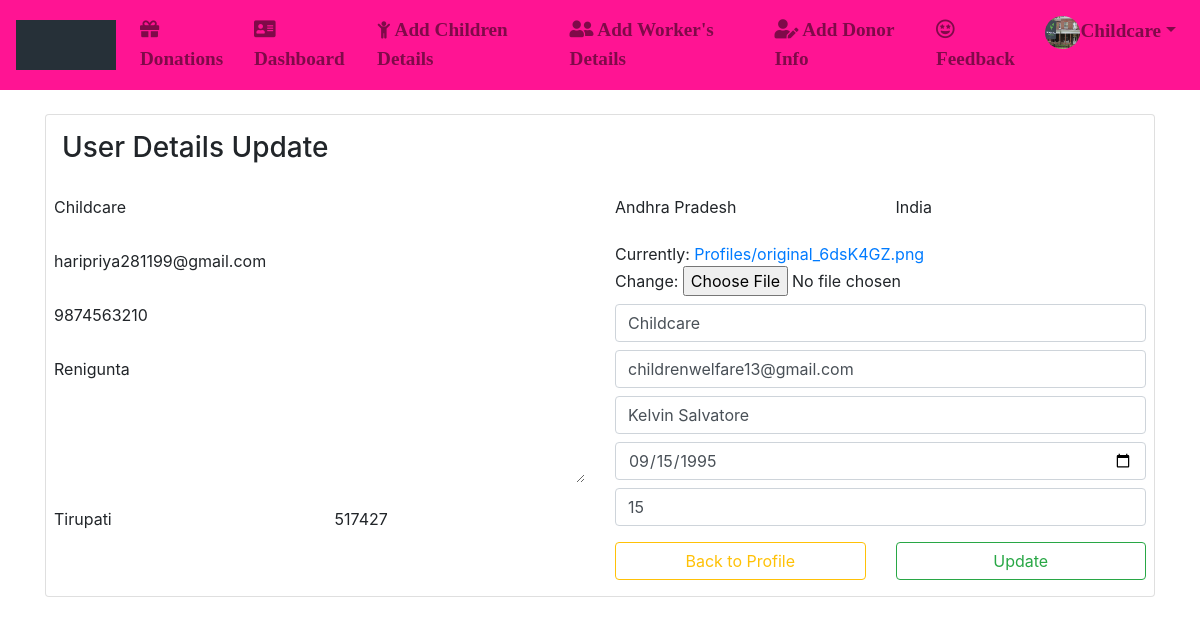
The page /upfle/ (signed in) on the database its author committed.
### App/models.py (models this page shows)
class User(AbstractUser):
	img= models.ImageField(upload_to='Profiles/',default="profile.png")
	dob=models.DateField(null=True,blank=True)
	g=[('Male','Male'),('Female','Female')]
	gender=models.CharField(max_length=10,choices=g,null=True,blank=True)
	ph_no=models.CharField(max_length=10)
	pan_no=models.CharField(max_length=10,null=True,blank=True)
	address=models.CharField(max_length=100)
	postal_code=models.CharField(max_length=7)
	city=models.CharField(max_length=20)
	state=models.CharField(max_length=20,default='Andhra Pradesh')
	country=models.CharField(max_length=20,default='India')
	idgen = models.TextField(blank=True)
	p=[(1,'Donor'),(2,'Organisation'),(3,'Guest')]
	role=models.IntegerField(choices=p,default=3)

class Orgdetails(models.Model):
	org_name=models.CharField(max_length=50,default="Organisation Name")
	org_email=models.EmailField(max_length=50)
	found_name=models.CharField(max_length=50,default="Founder Name")
	est_date=models.DateField(null=True)
	no_of_childrens=models.IntegerField(default=0)
	us=models.OneToOneField(User,on_delete=models.CASCADE)

### App/views.py (the view, shortened to what this page needs)
# urls.py: path('upfle/',views.updpfle,name="upf"),
def updpfle(request):
	f = User.objects.get(id=request.user.id)
	v = Orgdetails.objects.get(us_id=request.user.id)
	z = PrfUpd(instance=f)
	s = OrgForm(instance=v)
	return render(request,'html/updpfle.html',{'x':z,'k':s})

### App/forms.py
class OrgForm(forms.ModelForm):
	class Meta:
		model = Orgdetails
		fields = ["org_name","org_email","found_name","est_date","no_of_childrens"]
		widgets = {
		"org_name":forms.TextInput(attrs={
			"class":"form-control my-2",
			}),
		"org_email":forms.EmailInput(attrs={
			"class":"form-control my-2",
			"placeholder":"Enter the Organisation Email",
			}),
		"found_name":forms.TextInput(attrs={
			"class":"form-control my-2",
			}),
		"est_date":forms.DateInput(attrs={
			"class":"form-control my-2",
			"type":"date",
			}),
		"no_of_childrens":forms.NumberInput(attrs={
			"class":"form-control",
			}),
		}

### App/templates/html/updpfle.html (shortened to what this page needs)
{% extends 'html/base.html' %}
{% block content %}
<div class="container mt-4">
  <div class="card">
  	<h3 class="m-3">User Details Update</h3>
  	<form method="post" enctype="multipart/form-data" class="mx-2">
  		<div class="row">
  			<div class="col">
  			{% for n in x %}
  				{% if forloop.counter == 1 %}
  				<div class="row">
  					<div class="col">
  						<td>{{n}}</td>
  					</div>
  				</div>
  				{% elif forloop.counter == 2 %}
  				<div class="row">
  					<div class="col">
  						<td>{{n}}</td>
  					</div>
  				</div>
  				{% elif forloop.counter == 3 %}
			<div class="row">
				{% if user.role == 1 or user.role == 3 %}
				<div class="col">
					<td>{{n}}</td>
				</div>
				{% endif %}
				{% elif forloop.counter == 4 %}
				{% if user.role == 1 or user.role == 3%}
				<div class="col">
					<td>{{n}}</td>
				</div>
				{% endif %}
			</div>
			{% elif forloop.counter == 5 %}
			<div class="row">
				<div class="col">
					<td>{{n}}</td>
				</div>
				{% elif forloop.counter == 6 %}
			</div>
			{% elif forloop.counter == 7 %}
			<div class="row">
				<div class="col">
					<td>{{n}}</td>
				</div>
			</div>
			{% elif forloop.counter == 8 %}
  			<div class="row">
  				<div class="col">
  					<td>{{n}}</td>
  				</div>
  				{% elif forloop.counter == 9 %}
  				<div class="col">
  					<td>{{n}}</td>
  				</div>
  			</div>
  			{% endif %}
  			{% endfor %}
  		</div>
  		<div class="col">
  			{% for n in x %}
  			{% if forloop.counter == 10 %}
  			<div class="row">
  				<div class="col">
  					<td>{{n}}</td>
  				</div>
  				{% elif forloop.counter == 11 %}
  				<div class="col">
  					<td>{{n}}</td>
  				</div>
  			</div>
  			{% elif forloop.counter == 12 %}
        <div class="row my-2">
          <div class="col">
            <td>{{n}}</td>
          </div>
        </div>
  			{% endif %}
  			{% endfor %}
  			{% for c in k %}
  			<td>{{c}}</td>
  			{% endfor %}
  			<div class="row">
  				<div class="col">
  					<a href="{% url 'pf' %}" class="btn btn-outline-warning my-3 col-sm">Back to Profile</a>
  				</div>
  				<div class="col">
  					<input type="submit" value="Update" class="btn btn-outline-success my-3 col-sm">
  				</div>
  			</div>
  		</div>
  	</div>
  	</form>
  </div>
</div>
{% endblock %}

### App/templates/html/navbar.html (shortened to what this page needs)
{% load static %}
<link rel="stylesheet" href="https://use.fontawesome.com/releases/v5.7.0/css/all.css">
<link rel="stylesheet" href="https://cdnjs.cloudflare.com/ajax/libs/font-awesome/4.7.0/css/font-awesome.min.css">
<nav class="navbar navbar-expand-md navbar-light" style="background-color:#FF1493;">
  <a class="navbar-brand" href="{% url 'hm' %}"> <img src="{% static 'images/gif.gif' %}" alt="logo" style="width:100px;height:50px">
</a>
  <div style="font-family:Garamond;font-weight:bold;font-size: 120%;">
  <div class="collapse navbar-collapse" id="collapsibleNavbar">
    <ul class="navbar-nav">
      {% if not user.is_authenticated %}
      <li class="nav-item">
        <a class="nav-link" href="{% url 'hm' %}"><i class="fas fa-home"></i> Home</a>
      </li>
      <li class="nav-item">
        <a class="nav-link" href="{% url 'rg' %}"><i class='fas fa-user-plus'></i> Register Here</a>
      </li>
      <li class="nav-item">
        <a class="nav-link disabled" href="{% url 'lg' %}"><i class="fas fa-address-card"></i> Login</a>
      </li>
{% elif user.role == 2 %}
      <li class="nav-item">
        <a class="nav-link" href="{% url 'vi' %}"><i class='fas fa-gift'></i> Donations</a>
      </li>
      <li class="nav-item">
        <a class="nav-link" href="{% url 'dash' %}"><i class='fas fa-address-card'></i> Dashboard</a>
      </li>
      <li class="nav-item">
        <a class="nav-link" href="{% url 'ci' %}"><i class="fa fa-child"></i> Add Children Details</a>
      </li>
      <li class="nav-item">
        <a class="nav-link" href="{% url 'wi' %}"><i class='fas fa-user-friends'></i> Add Worker's Details</a>
      </li>
      <li class="nav-item">
        <a class="nav-link" href="{% url 'di' %}"><i class='fas fa-user-edit'></i> Add Donor Info</a>
      </li>
      <li class="nav-item">
      <a class="nav-link" href="{% url 'fb' %}"><i class='far fa-grin-stars'></i> Feedback</a>
      </li>
      <li class="dropdown">
       <a type="button" class="nav-link dropdown-toggle" data-toggle="dropdown"><img src="{{request.user.img.url}}" height="33px" width="35px" class="rounded-circle" />{{user.username}}</a>
</li>
      {% endif %}
  </ul>
  </div>
  </div>
</nav>

### rows shown on the page
User: user.img (picture), username "Childcare", x "Childcare", x "haripriya281199@gmail.com", x "9874563210", x "Renigunta", x "Tirupati", x "517427", x "Andhra Pradesh", x "India"
Orgdetails: k "Childcare" "childrenwelfare13@gmail.com" "Kelvin Salvatore" "09/15/1995" "15"
